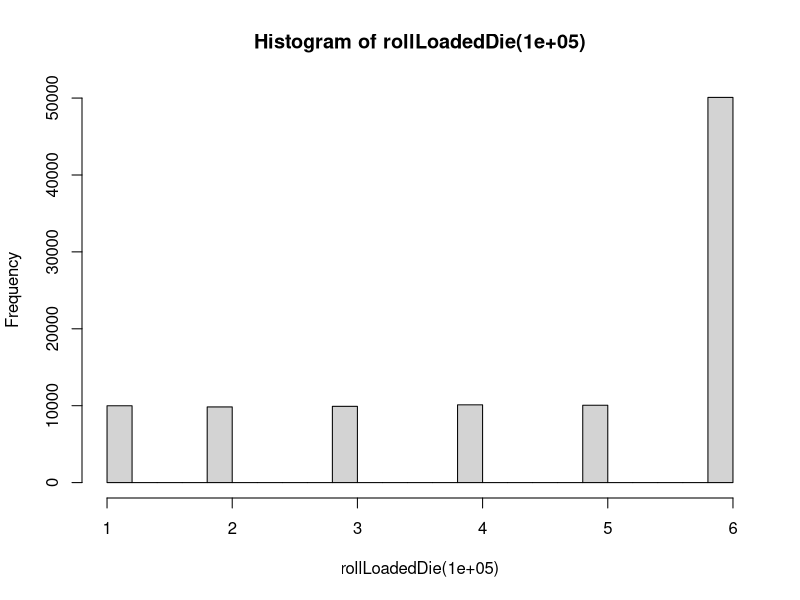
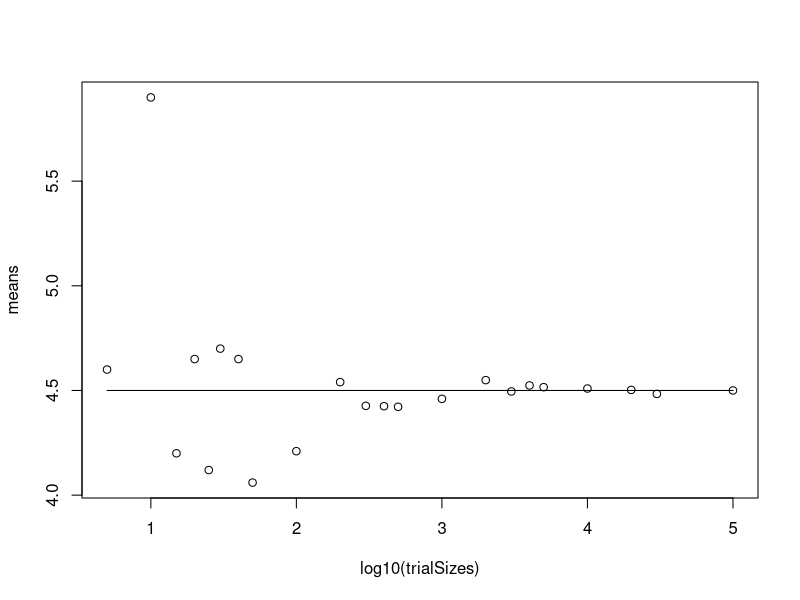
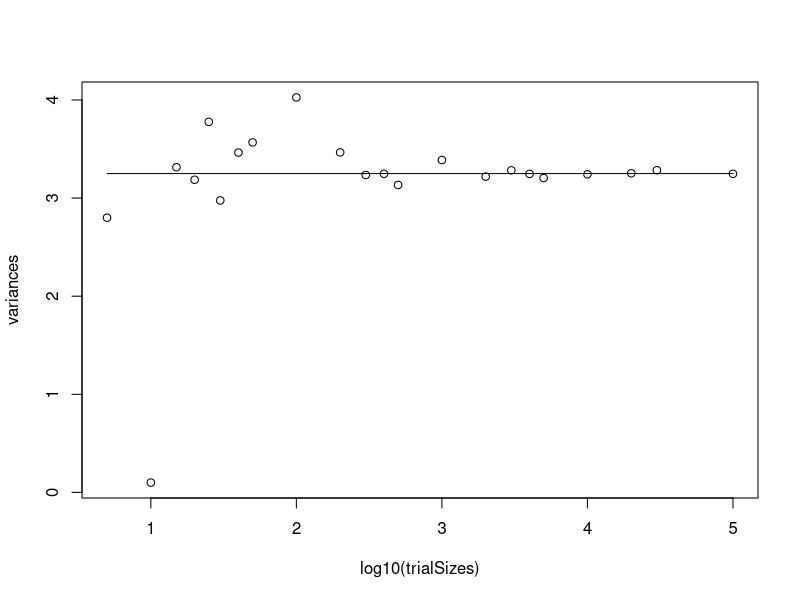

These charts were generated, in order, by the following R code:
## ---- chunk 1
probs <- c(0.1,0.1,0.1,0.1,0.1,0.5)
seq1 = seq(6)
mean = 0
variance = 0

for (i in 1:length(probs)) {
    mean <- mean + (seq1[i]*probs[i])
}
mean #[1] 4.5

for (j in 1:length(probs)) {
    variance <- variance + (probs[j] * (seq1[j] - mean) ^ 2)
}
variance #[1] 3.25
## ---- chunk 2
probs <- c(0.1,0.1,0.1,0.1,0.1,0.5)
rollLoadedDie <- function(x) {
  rolls <- vector(length=x,mode="double")
  for (j in 1:x) {
    rolls[j] <- sample(1:6, 1, prob=probs)
  }
  return (rolls)
}

myRolls <- rollLoadedDie(10000)
head(myRolls)
## ---- chunk 3
hist(rollLoadedDie(100000))
## ---- chunk 4
rm=(list=ls())
probs <- c(0.1,0.1,0.1,0.1,0.1,0.5)
seq1 = seq(6)
trialSizes <- c(5,10,15,20,25,30,40,50,100,200,300,400,500,1000,2000,3000,4000,5000,10000,20000,30000,100000)
means <- vector(mode="double",length=length(trialSizes))
variances <- vector(mode="double",length=length(trialSizes))

for (i in 1:length(trialSizes)) {
  rolls <- vector(length=trialSizes[i],mode="double")
  
  for (j in 1:trialSizes[i]) {
    rolls[j] <- sample(1:6, 1, prob=probs)
  }
  means[i] <- mean(rolls)
  variances[i] <- var(rolls)
}

plot(log10(trialSizes),means)
lines(log10(trialSizes),rep(4.5,length(trialSizes)))
windows()
plot(log10(trialSizes),variances)
lines(log10(trialSizes),rep(3.25,length(trialSizes)))
